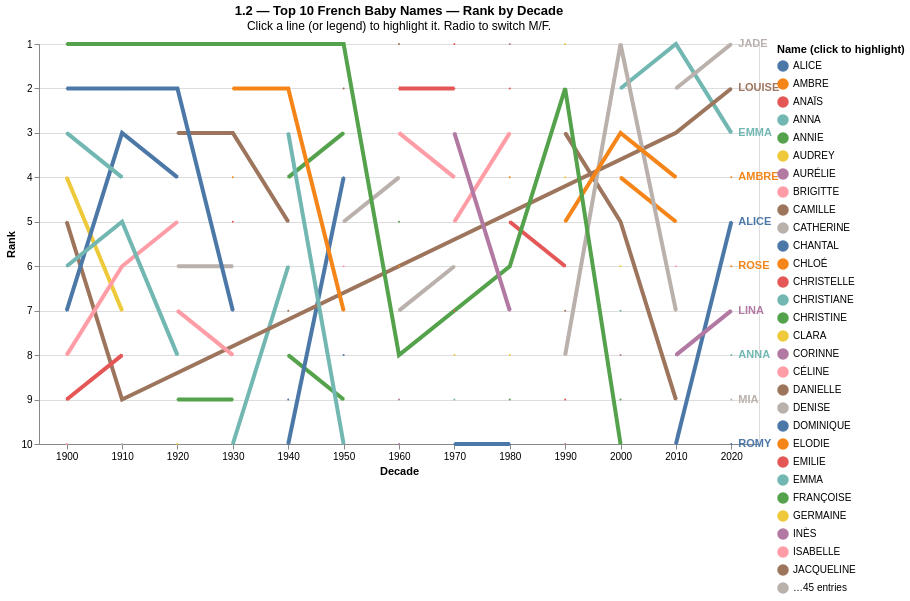

Notebook source saved alongside this figure:
### Markdown cell above
---
# Visualization 1 — Temporal evolution
## 1.2 — Bump chart of ranks

### Code cell
highlight = alt.selection_point(fields=['preusuel'], on='click', toggle=True, empty=True)
sex_input = alt.param(name='sex_param', value='Female',
    bind=alt.binding_radio(options=['Female', 'Male'], name='Sex: '))

# Top 10 seulement pour la lisibilité
bump10 = bump_data[bump_data['rank'] <= 10].copy()
color_scale = alt.Color('preusuel:N', legend=alt.Legend(title='Name (click to highlight)'))
last_dec = int(bump10['decade'].max())

base = alt.Chart(bump10).transform_filter('datum.sex_label === sex_param').encode(
    x=alt.X('decade:O', title='Decade', axis=alt.Axis(labelAngle=0)),
    y=alt.Y('rank:Q', title='Rank', scale=alt.Scale(reverse=True, domain=[1, 10])),
    color=color_scale,
    opacity=alt.condition(highlight, alt.value(1.0), alt.value(0.1)),
    size=alt.condition(highlight, alt.value(4), alt.value(2)),
    detail='preusuel:N',
    tooltip=['preusuel:N', 'decade:O', 'rank:Q', alt.Tooltip('nombre:Q', format=',')]
)

labels = alt.Chart(bump10[bump10['decade'] == last_dec]).transform_filter(
    'datum.sex_label === sex_param'
).mark_text(align='left', dx=7, fontSize=11, fontWeight='bold').encode(
    x=alt.X('decade:O'),
    y=alt.Y('rank:Q', scale=alt.Scale(reverse=True, domain=[1, 10])),
    text='preusuel:N', color=color_scale,
    opacity=alt.condition(highlight, alt.value(1.0), alt.value(0.1))
)

(base.mark_line(point=alt.OverlayMarkDef(size=80), strokeWidth=3) + labels
).add_params(highlight, sex_input).properties(
    width=720, height=400,
    title=alt.Title('1.2 — Top 10 French Baby Names — Rank by Decade',
                    subtitle='Click a line (or legend) to highlight it. Radio to switch M/F.')
)

### Figure 1 — Vega-Lite specification as saved in the notebook (floating-point values rounded to 4 significant figures; data arrays with more than 128 entries replaced by an {"elided": "..."} marker saying what was removed)
{"config": {"view": {"continuousWidth": 300, "continuousHeight": 300}}, "layer": [{"data": {"name": "data-30746a8f3059cf9d461dbeb1fd64afa3"}, "mark": {"type": "line", "point": {"size": 80}, "strokeWidth": 3}, "encoding": {"color": {"field": "preusuel", "legend": {"title": "Name (click to highlight)"}, "type": "nominal"}, "detail": {"field": "preusuel", "type": "nominal"}, "opacity": {"condition": {"param": "param_f1e4e5e3e710836d", "value": 1.0, "empty": true}, "value": 0.1}, "size": {"condition": {"param": "param_f1e4e5e3e710836d", "value": 4, "empty": true}, "value": 2}, "tooltip": [{"field": "preusuel", "type": "nominal"}, {"field": "decade", "type": "ordinal"}, {"field": "rank", "type": "quantitative"}, {"field": "nombre", "format": ",", "type": "quantitative"}], "x": {"axis": {"labelAngle": 0}, "field": "decade", "title": "Decade", "type": "ordinal"}, "y": {"field": "rank", "scale": {"domain": [1, 10], "reverse": true}, "title": "Rank", "type": "quantitative"}}, "name": "view_92694a8525e7a4f2_0", "transform": [{"filter": "datum.sex_label === sex_param"}]}, {"data": {"name": "data-14ee4d481284cdcabcc5cfbd1aeeba78"}, "mark": {"type": "text", "align": "left", "dx": 7, "fontSize": 11, "fontWeight": "bold"}, "encoding": {"color": {"field": "preusuel", "legend": {"title": "Name (click to highlight)"}, "type": "nominal"}, "opacity": {"condition": {"param": "param_f1e4e5e3e710836d", "value": 1.0, "empty": true}, "value": 0.1}, "text": {"field": "preusuel", "type": "nominal"}, "x": {"field": "decade", "type": "ordinal"}, "y": {"field": "rank", "scale": {"domain": [1, 10], "reverse": true}, "type": "quantitative"}}, "transform": [{"filter": "datum.sex_label === sex_param"}]}], "height": 400, "params": [{"name": "param_f1e4e5e3e710836d", "select": {"type": "point", "fields": ["preusuel"], "on": "click", "toggle": true}, "views": ["view_92694a8525e7a4f2_0"]}, {"name": "sex_param", "bind": {"input": "radio", "options": ["Female", "Male"], "name": "Sex: "}, "value": "Female"}], "title": {"text": "1.2 — Top 10 French Baby Names — Rank by Decade", "subtitle": "Click a line (or legend) to highlight it. Radio to switch M/F."}, "width": 720, "$schema": "https://vega.github.io/schema/vega-lite/v6.4.1.json", "datasets": {"data-30746a8f3059cf9d461dbeb1fd64afa3": {"elided": "260 records"}, "data-14ee4d481284cdcabcc5cfbd1aeeba78": [{"preusuel": "ADAM", "decade": 2020, "sexe": 1, "nombre": 9729, "rank": 8, "sex_label": "Male"}, {"preusuel": "ALICE", "decade": 2020, "sexe": 2, "nombre": 8243, "rank": 5, "sex_label": "Female"}, {"preusuel": "AMBRE", "decade": 2020, "sexe": 2, "nombre": 9121, "rank": 4, "sex_label": "Female"}, {"preusuel": "ANNA", "decade": 2020, "sexe": 2, "nombre": 7249, "rank": 8, "sex_label": "Female"}, {"preusuel": "ARTHUR", "decade": 2020, "sexe": 1, "nombre": 10674, "rank": 5, "sex_label": "Male"}, {"preusuel": "EMMA", "decade": 2020, "sexe": 2, "nombre": 9836, "rank": 3, "sex_label": "Female"}, {"preusuel": "GABRIEL", "decade": 2020, "sexe": 1, "nombre": 14270, "rank": 1, "sex_label": "Male"}, {"preusuel": "JADE", "decade": 2020, "sexe": 2, "nombre": 11030, "rank": 1, "sex_label": "Female"}, {"preusuel": "JULES", "decade": 2020, "sexe": 1, "nombre": 10433, "rank": 6, "sex_label": "Male"}, {"preusuel": "LINA", "decade": 2020, "sexe": 2, "nombre": 7422, "rank": 7, "sex_label": "Female"}, {"preusuel": "LOUIS", "decade": 2020, "sexe": 1, "nombre": 11052, "rank": 4, "sex_label": "Male"}, {"preusuel": "LOUISE", "decade": 2020, "sexe": 2, "nombre": 10975, "rank": 2, "sex_label": "Female"}, {"preusuel": "LUCAS", "decade": 2020, "sexe": 1, "nombre": 9061, "rank": 10, "sex_label": "Male"}, {"preusuel": "LÉO", "decade": 2020, "sexe": 1, "nombre": 12938, "rank": 2, "sex_label": "Male"}, {"preusuel": "MAËL", "decade": 2020, "sexe": 1, "nombre": 10309, "rank": 7, "sex_label": "Male"}, {"preusuel": "MIA", "decade": 2020, "sexe": 2, "nombre": 7049, "rank": 9, "sex_label": "Female"}, {"preusuel": "NOAH", "decade": 2020, "sexe": 1, "nombre": 9514, "rank": 9, "sex_label": "Male"}, {"preusuel": "RAPHAËL", "decade": 2020, "sexe": 1, "nombre": 11731, "rank": 3, "sex_label": "Male"}, {"preusuel": "ROMY", "decade": 2020, "sexe": 2, "nombre": 7016, "rank": 10, "sex_label": "Female"}, {"preusuel": "ROSE", "decade": 2020, "sexe": 2, "nombre": 8034, "rank": 6, "sex_label": "Female"}]}}
